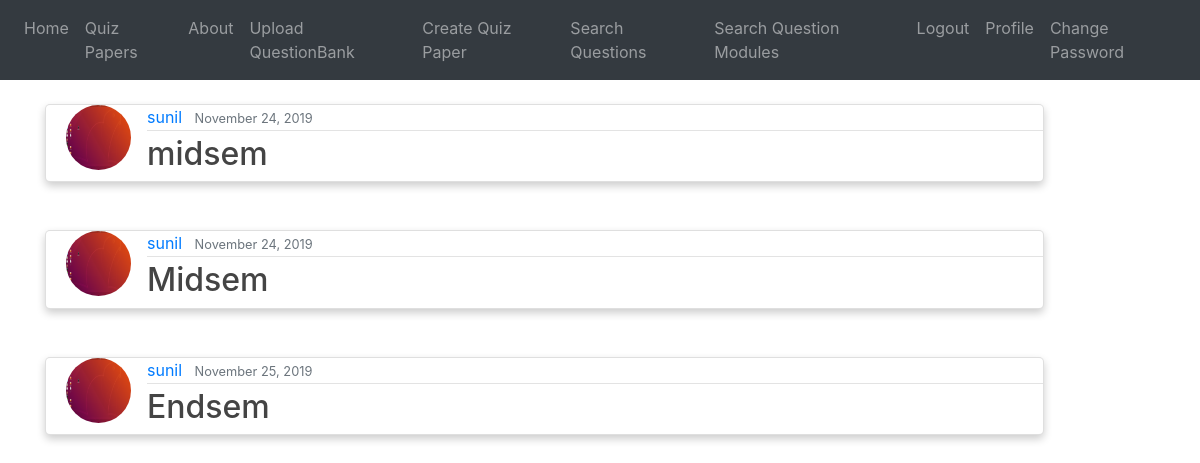
The page /quizzes/ (signed in) on the database as committed earlier.
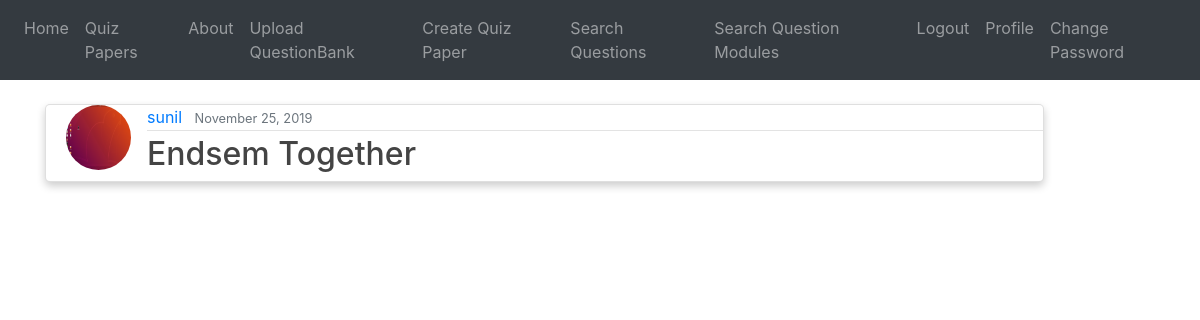
The same page on the database as committed later.
### blog/models.py (models this page shows, shortened)
class QuizPaper(models.Model):
    title = models.CharField(max_length=1000, unique=True)
    author = models.ForeignKey(User, on_delete=models.CASCADE)
    qid_list = models.CharField(validators=[validate_comma_separated_integer_list], max_length=1000)
    qmid_list = models.CharField(validators=[validate_comma_separated_integer_list], max_length=1000)
    date_posted = models.DateTimeField(default=timezone.now)

### users/models.py (models this page shows, shortened)
class Profile(models.Model):
    user = models.OneToOneField(User, on_delete=models.CASCADE)
    image = models.ImageField(default='default.jpg', upload_to='profile_pics',
                              validators=[FileExtensionValidator(allowed_extensions=['jpg', 'png'])])

### blog/views.py (the view)
# urls.py: path('quizzes/', QuizListView.as_view(), name='quiz-papers'),
class QuizListView(ListView):
    model = QuizPaper
    template_name = 'blog/quizpapers_list.html' #<app>/<model>_<ListView>.html
    context_object_name = 'quizPapers'
    ordering = ['date_posted']
    def get_context_data(self, **kwargs):
        context = super().get_context_data(**kwargs)
        context['title'] = "Quiz Papers"
        return context

### blog/templates/blog/quizpapers_list.html
{% extends "blog/base.html" %}
{% block content %}
<br>
    {% for post in quizPapers %}
        {% if post.author == user %}
<div class="card">
        <article class="media content-section">
          <img class="rounded-circle article-img" width="10%" height="10%" src="{{ post.author.profile.image.url }}">
          <div class="media-body">
            <div class="article-metadata">
              <a class="mr-2" href="#">{{ post.author }}</a>
              <small class="text-muted">{{ post.date_posted|date:"F d, Y" }}</small>
            </div>
            <h2><a class="article-title" href="{% url 'quiz-detail' post.id %}">{{ post.title }}</a></h2>
          </div>
        </article>
</div>
<br><br>
        {% endif %}
    {% endfor %}
{% endblock content %}

Rows that differ between the two databases and show on the page:
removed QuizPaper: author.profile.image (picture), author "sunil", date_posted "November 24, 2019", title "midsem"
removed QuizPaper: author.profile.image (picture), author "sunil", date_posted "November 24, 2019", title "Midsem"
removed QuizPaper: author.profile.image (picture), author "sunil", date_posted "November 25, 2019", title "Endsem"
added QuizPaper: author.profile.image (picture), author "sunil", date_posted "November 25, 2019", title "Endsem Together"
